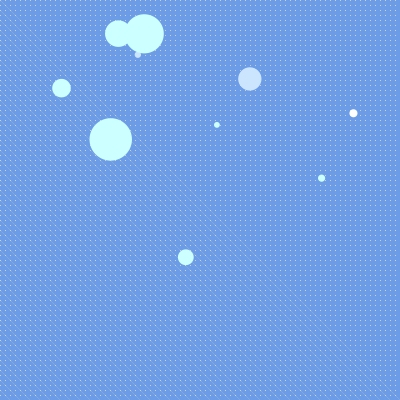
Frame 1 (no input)
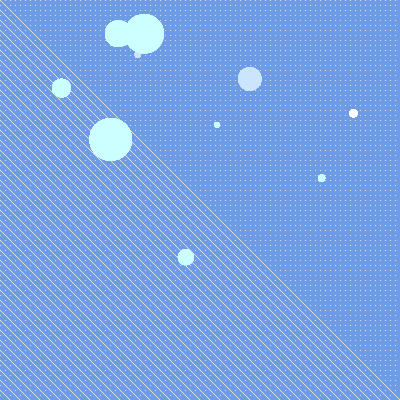
Frame 60 (the mouse pressed at the canvas centre just before this capture)
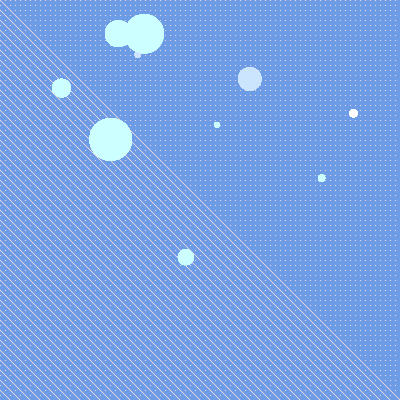
Frame 120 (the mouse held since frame 60 and released just before this capture)

The Processing sketch that drew these frames (run headless with seeded random() and noise(); from frame 60 on, the mouse is pressed at the canvas centre):

// Processing sketch: processing_91980
// ── processing_91980.pde

// Min Kyung Kim, minkyunk@andrew.cmu.edu
// Homework 9
// Copyright Min Kyung Kim March 2013. All rights reserved.

color [ ] colList = {color (204, 229, 255),
                     color (204, 255, 255),
                     color (255, 255, 255),
                     color (204, 255, 255),
                     color (204, 255, 255),
                     color (204, 229, 255),
                     color (204, 255, 255),
                     color (204, 255, 255),
                     color (204, 255, 255),
                     color (204, 255, 255)};
float [ ] xList = {random (30, 370),
                   random (30, 370),
                   random (30, 370),
                   random (30, 370),
                   random (30, 370),
                   random (30, 370),
                   random (30, 370),
                   random (30, 370),
                   random (30, 370),
                   random (30, 370)};
float [ ] yList = {random (30, 270),
                   random (30, 270),
                   random (30, 270),
                   random (30, 270),
                   random (30, 270),
                   random (30, 270),
                   random (30, 270),
                   random (30, 270),
                   random (30, 270),
                   random (30, 270)};
float [ ] sizeList = {random (5, 50),
                      random (5, 50),
                      random (5, 50),
                      random (5, 50),
                      random (5, 50),
                      random (5, 50),
                      random (5, 50),
                      random (5, 50),
                      random (5, 50),
                      random (5, 50)};

void setup ( ) {
  size (400, 400);
  background (108, 156, 229);
  smooth ( );
}

void draw ( ) {
  drawLines ( );
  drawDots ( );
  drawBubbles ( );
}

void drawLines ( ) {
  int r1 = 0;
  int t1 = 0;
  int r = width;
  int t = height;
  stroke (220);
  strokeWeight (0.01);
  while (r <= width && r >= 0) {
    line (r1, t1, r, t);
    r1 = r1 - 5;
    t1 = t1 + 5;
    r = r - 5;
    t = t + 5;
  }
}

void drawBubbles ( ) {
  for (int a = 0; a < xList.length; a++) {
    noStroke ( );
    fill (colList [a]);
    ellipse (xList [a], yList [a], sizeList [a], sizeList [a]);
  }
}

void drawDots ( ) {
  for (int b = 0; b < width; b = b + 5) {
    for (int c = 0; c < height; c = c + 5) {
      strokeWeight (1.1);
      stroke (220);
      point (b, c);
    }
  }
}
                     
                   
